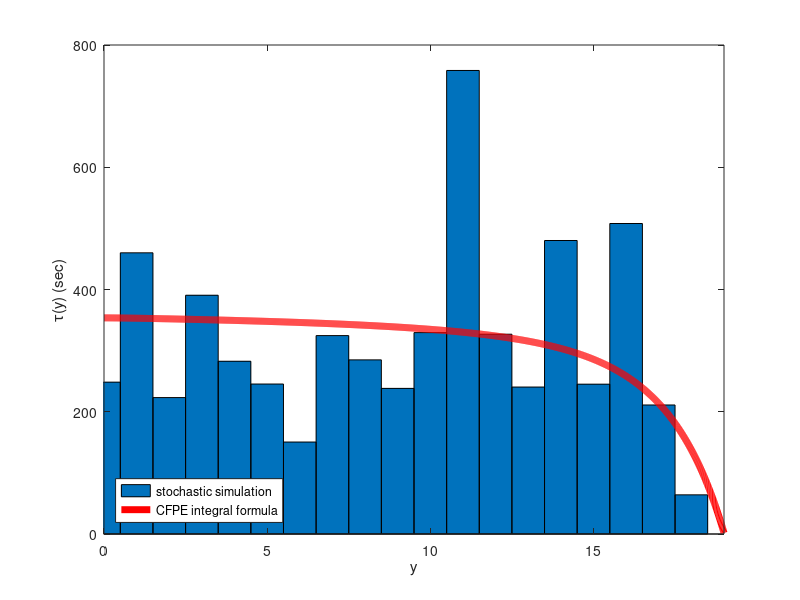

This figure's MATLAB source: (Note: this script raises an error after producing the figure.)
%This code is desgined to simulate stochatic production and degradation using an
%event-based algorithm
%By Kit Yates
%Created 25/08/15
%Last Modified 25/08/15

clear all
close all

%Define the rate constant of degradation
k1=0.1; %(sec^{-1})
k2nu=1; %(sec^{-1})

% Define the number of repeats we will do
M=10;

%Define A_e to the bt he point from which we exit the simulation
A_e=19;

%Define the vector of the sum of the first passage time over M repeats
time_sum=zeros(A_e+1,1);

%Define the initial number of particles
A_init=0;

%Define the outer for loop of all the different values of X_init we will run
%through
for A_init=0:A_e;
    %output X_init to see where we are
    A_init
    
    
    %Enter the inner for loop which runs through 1000 simulations for each
    %initial condition
    for jj=1:M
    
        %Define the initial time to be zero
        t=0;
        
        %Initialise X
        A=A_init;
        
        if A<A_e
            %Define loop_condition to be one initially so we enter the loop
            loop_condition=1;
        else
            %Provided we are not already outside the domain
            loop_condition=0;
        end
        
        %Run through a for loop for each of the time-steps
    %Enter the while loop
    while loop_condition
        
        %Calculate the propensity functions
        a0=A*k1+k2nu;
        
        %Determine the time for the next reaction
        tau=(1/a0)*log(1/rand);
        
        %Update the time
        t=t+tau;
        
        %Determine which reaction happened
        if rand*a0<k2nu
            %Implement the production reaction
            A=A+1;
        else
            %Implement the degradation reaction 
            A=max(A-1,0);
        end
    
         %If we have left then set the loop_condition to 0
            if A==A_e
                loop_condition=0;
            end
        
    end %while
        
        %Increment the time_Sum
        time_sum(A_init+1)=time_sum(A_init+1)+t;
        
    end %For jj
    
    
end %For A_init

%Calculate the average first passage times
MFPT=time_sum/M;

%Define how finely spaced our grid of x points should be
delta_A=0.01;

%Define a vector which will hold more finely spaced values of X
A_cont=0:delta_A:A_e;

%Find the length of this vector
length_A_cont=length(A_cont);

%Find the unnormalised SPD
SPD_CFPE=exp(-2*A_cont+(4*k2nu/k1-1)*log(k1*A_cont+k2nu));

%Normalise the SPD
SPD_CFPE=SPD_CFPE/(sum(SPD_CFPE*delta_A));

%Calculate the integral from 0 to z of the SPD
inner_int=cumsum(SPD_CFPE)*delta_A;

%Define a vector to hold the analytical MFPT
analytical_MFPT=zeros(length_A_cont,1);

for jj=1:length_A_cont
    %Calculate the analytical MFPT
    analytical_MFPT(jj)=delta_A*sum(inner_int(jj:end)./(SPD_CFPE(jj:end).*((k1*A_cont(jj:end)+k2nu)/2)));
end

%Define a plotting variable for A
A_plot=0:A_e;

%Make a new figure
figure

%Plot the SSA first passage time
bar(A_plot,MFPT,1);

hold on

%Plot the analytically derived MFTP on top
plot(A_cont,analytical_MFPT,'r','linewidth',5);

%Find the current axis sizes
axis_sizes=axis;

%Make new axis sizes
axis([ 0 A_e axis_sizes(3) axis_sizes(4)])

%Give x and y labels
xlabel('y')
ylabel('\tau(y) (sec)')

%Make a legend
legend('stochastic simulation','CFPE integral formula','location','SouthWest');

%
exportfig(gcf,...
    ['CFPE_exit_time_comparison.eps'],...
    'Format','eps2',...
    'Width','20',...
    'Color','cmyk',...
    'Resolution',300,...
    'FontMode','fixed',...
    'FontSize',21);
%             'LineWidth',6);
%Save as a .fig as well
saveas(gcf,['CFPE_exit_time_comparison.fig'],'fig');
